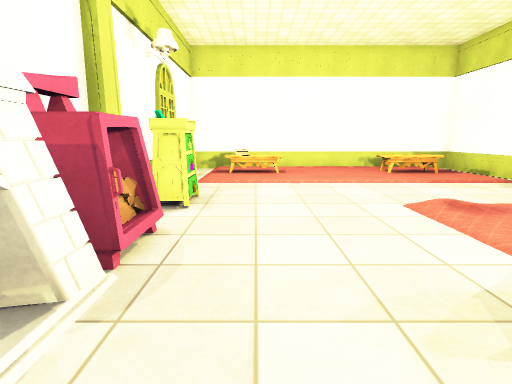
View 1 (above)

13 first-person views from a walk through a scene from a Unity 3-D project. The camera is 1.3 m above the floor, tilts 10° down and sees 80° across. The floor is counted in squares, 1 m on a side. Each view is taken from the middle of a square. On the plan, view 1 faces up. The plan holds only what a view shows up to about 14 squares ahead; the rest is blank. The player character is not drawn. Some surface patterns are stand-ins.

View 2
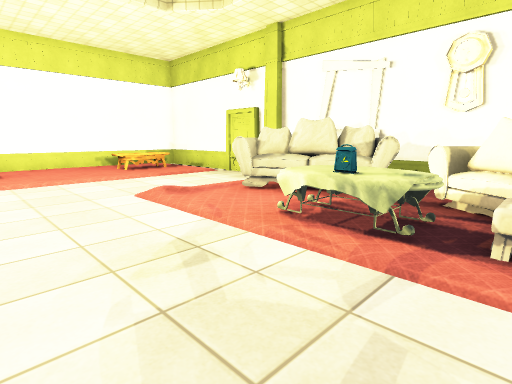

View 3
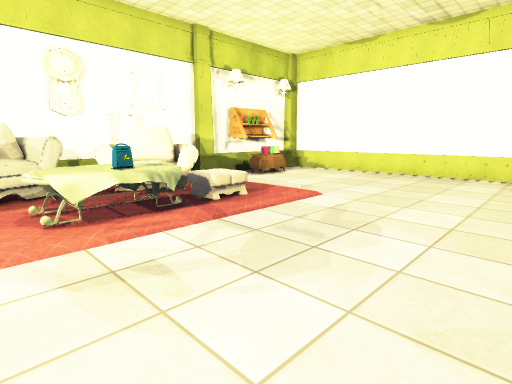

View 4
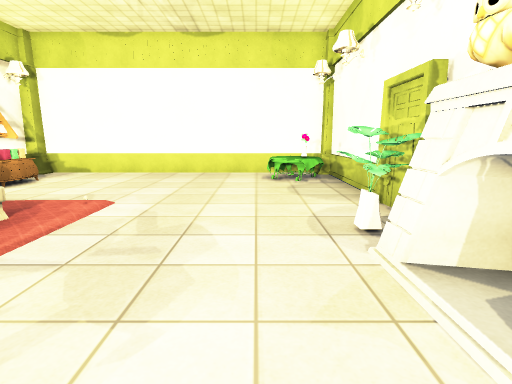

View 5
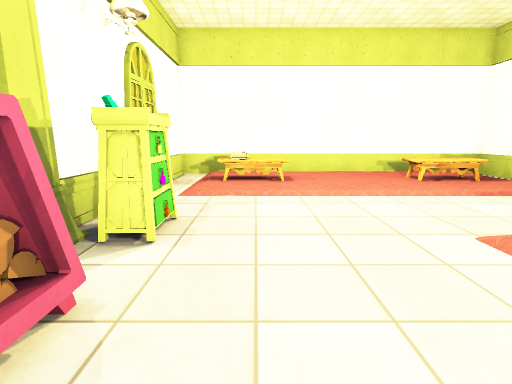

View 6
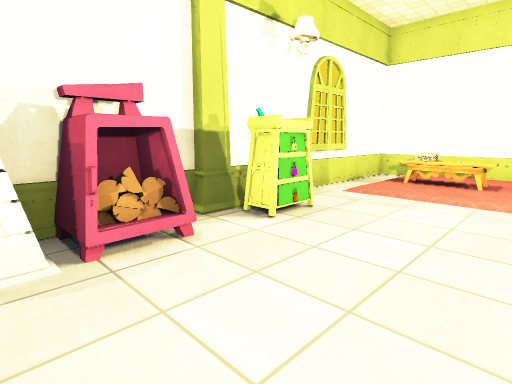

View 7
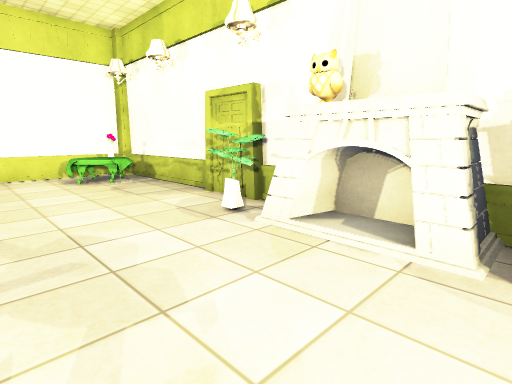

View 8
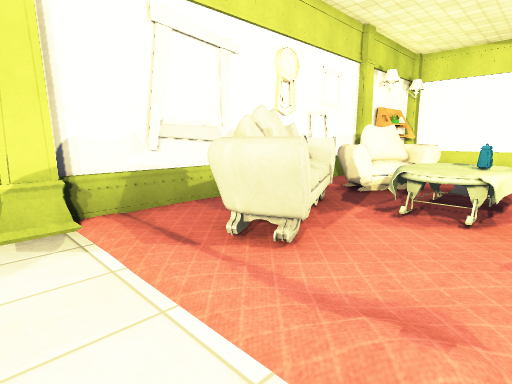

View 9
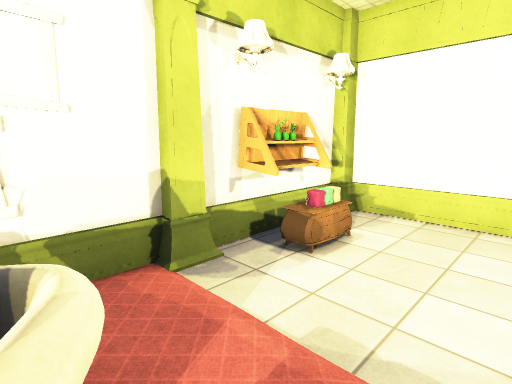

View 10
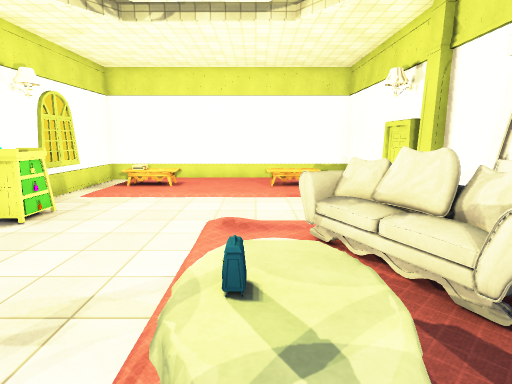

View 11
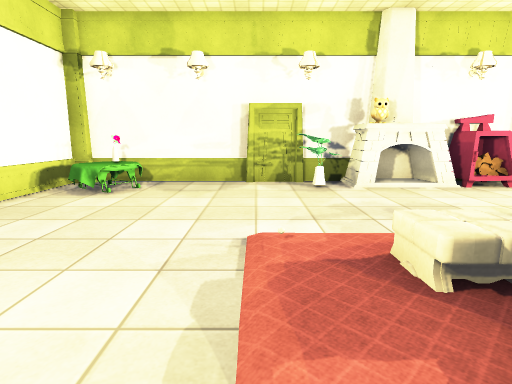

View 12
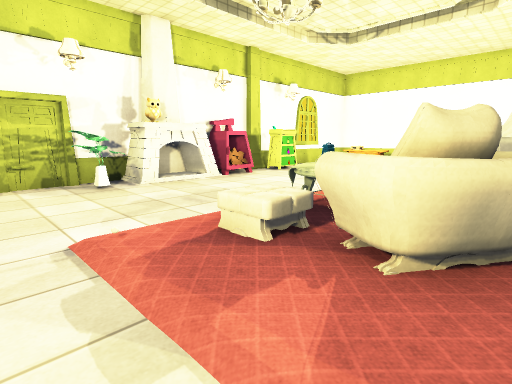

View 13
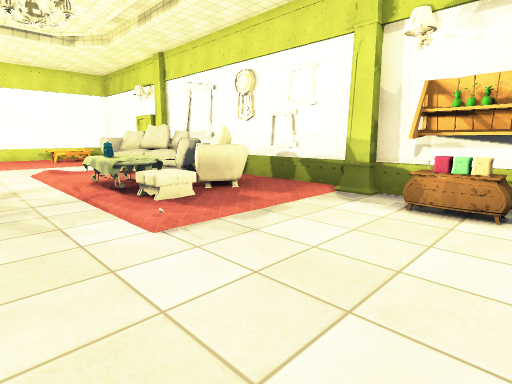

### Floor plan
Key: @ floor where view 1 was taken; # wall or solid block; . main floor; : floor 0.25 m higher than the main floor; / step, stairs or slope; P pillar; F fireplace; R drawers; O other object.
Columns run from 3 left of view 1 to 9 right of it. Each row starts with its distance up from view 1.
 13 ############
 12 #.....:....#
 11 #.O O...OO.#
 10 #.........:#
  9 #.///./////#
  8 #..........#
  7 #O.........#
  6 PP.........PP
  5 #...../..O.#
  4 #O......OO.#
  3 #O.......OO#
  2 #F.....OOOO#
  1 #F.....OOO.#
  0 #F.@...OOOO#
 -1 #OO..../OO.#
 -2 #O.........#
 -3 #.....O....#
 -4 #..........P
 -5 #......... #
 -6 #O........R#
 -7 #OO........#
 -8 PPO........P
 -9 P###########

Positions as (right, up) in squares from view 1, and headings:
1: (0, 0), facing up
2: (0, -1), facing up-right
3: (-1, 3), facing down-right
4: (0, 3), facing down
5: (0, 2), facing up
6: (2, 2), facing up-left
7: (2, 3), facing down-left
8: (3, 7), facing down-right
9: (4, -1), facing down-right
10: (4, -1), facing up
11: (7, -3), facing left
12: (7, -4), facing up-left
13: (1, -7), facing up-right
